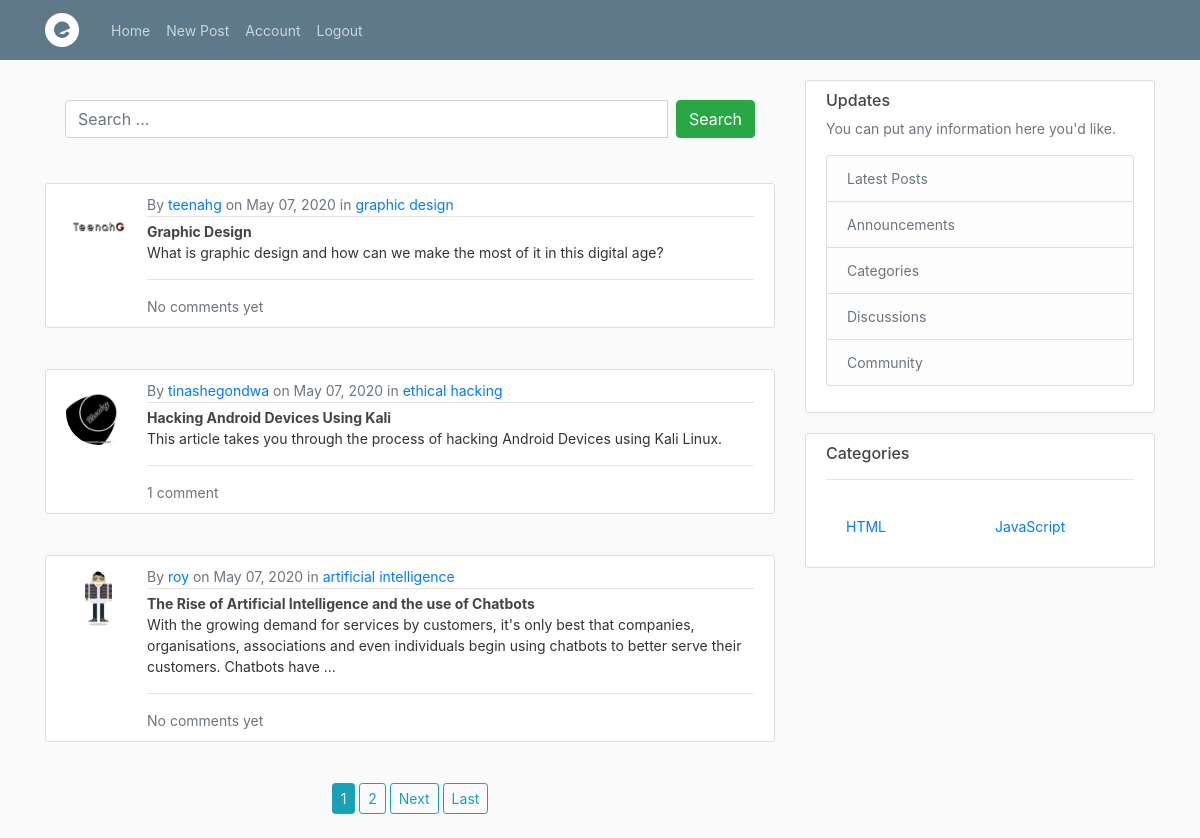
The app's page / (signed in) with its own data.
### blog/models.py (models this page shows, shortened)
class Post(models.Model):
    category = models.ForeignKey(Category, on_delete=models.CASCADE)
    title = models.CharField(max_length=100)
    slug = models.SlugField(max_length=250, unique=True)
    content = models.TextField()
    date_posted = models.DateTimeField(default=timezone.now)
    author = models.ForeignKey(User, on_delete=models.CASCADE)
    def approved_comments(self):
    	return self.comments.filter(approved_comment=True)

class Category(models.Model):
    name = models.CharField(max_length=250)
    slug = models.SlugField(max_length=250, unique=True)
    class Meta:
        ordering = ('name',)
        verbose_name = 'category'
        verbose_name_plural = 'categories'
    def get_absolute_url(self):
        return reverse('list_of_post_by_category', args = [self.slug])
    def __str__(self):
        return self.name

### users/models.py (models this page shows, shortened)
class Profile(models.Model):
    user = models.OneToOneField(User, on_delete=models.CASCADE)
    image = models.ImageField(default='default.jpg', upload_to='profile_pics')

### blog/views.py (the view)
# urls.py: path('', PostListView.as_view(), name='blog-home'),
class PostListView(ListView):
	model = Post
	template_name = 'blog/home.html'
	context_object_name = 'posts'
	ordering = ['-date_posted']
	paginate_by = 3

### blog/templates/blog/home.html (shortened to what this page needs)
{% extends "blog/base.html" %}
{% load static %}
{% block content %}
    {% if user.is_authenticated %}
    <form method="GET" action="{% url 'search' %}" class="mb-1">
          <div class="card-body">
            <div class="input-group">
              <input type="text" name="q" class="form-control" value="{{ request.GET.q }}" placeholder="Search ...">
              <span class="input-group-btn" >
                <button class="btn btn-success" type="button">Search</button>
              </span>
            </div>
          </div>
    </form>
        {% for post in posts %}
            <article class="media content-section" style="font-size: 14px">
                <img class="rounded-circle article-img" src="{{ post.author.profile.image.url }}">
                <div class="media-body">
                    <div class="article-metadata text-muted">
                        By
                        <a href="{% url 'user-posts' post.author.username %}">
                            {{ post.author }}
                        </a>
                        on {{ post.date_posted|date:"F d, Y" }} in
                            <a href="{{ post.category.get_absolute_url }}">
                                {{ post.category }}
                            </a>
                    </div>
                    <b><a class="article-title" href="{% url 'post-detail' post.id %}">{{ post.title }}</a></b>
                    <p class="article-content">{{ post.content|truncatechars:200 }}</p>
                    <hr>
                    {% if post.approved_comments.count == 1 %}
                    <a href="{% url 'post-detail' pk=post.pk %}" class="text-muted" style="text-decoration: none;">{{ post.approved_comments.count }} comment</a>
                    {% elif post.approved_comments.count > 1 %}
                    <a href="{% url 'post-detail' pk=post.pk %}" class="text-muted" style="text-decoration: none;">{{ post.approved_comments.count }} comments</a>
                    {% elif post.approved_comments.count == 0 %}
                    <a href="{% url 'post-detail' pk=post.pk %}" class="text-muted" style="text-decoration: none;">No comments yet</a>
                    {% endif %}
                </div>
            </article>
        {% endfor %}
        <center>
            {% if is_paginated %}
            {% for num in page_obj.paginator.page_range %}
                {% if page_obj.number == num %}
                    <a href="?page={{ num }}" class="btn btn-info btn-sm mb-4">{{ num }}</a>
                {% elif num > page_obj.number|add:'-3' and num < page_obj.number|add:'3' %}
                    <a href="?page={{ num }}" class="btn btn-outline-info btn-sm mb-4">{{ num }}</a>
                {% endif %}
            {% endfor %}
            {% if page_obj.has_next %}
                <a href="?page={{ page_obj.next_page_number }}" class="btn btn-outline-info btn-sm mb-4">Next</a>
                <a href="?page={{ page_obj.paginator.num_pages }}" class="btn btn-outline-info btn-sm mb-4">Last</a>
            {% endif %}
        {% endif %}
        </center>
    {% endif %}
{% endblock content %}

### blog/templates/blog/base.html (shortened to what this page needs)
{% load static %}
<!DOCTYPE html>
<html>
<head>
    <link rel="stylesheet" href="{% static 'bootstrap.min.css' %}">
    <link rel="stylesheet" href="{% static 'main.css' %}">
    <link rel="stylesheet" type="text/css" href="{% static 'main.css' %}">
</head>
<body>
    <header class="site-header" style="font-size: 14px">
      <nav class="navbar navbar-expand-md navbar-dark bg-steel fixed-top">
        <div class="container">
          <a class="navbar-brand mr-4" href="{% url 'blog-home' %}">
            <img src="{% static 'img/elearner.png' %}" alt="">
        </a>
          <div class="collapse navbar-collapse" id="navbarToggle">
            <div class="navbar-nav mr-auto">
                {% if user.is_authenticated %}
                <div class="collapse navbar-collapse main-menu-item" id="navbarSupportedContent">
                            <ul class="navbar-nav">
                                <li class="nav-item">
                                    <a class="nav-link" href="{% url 'blog-home' %}">Home</a>
                                </li>
                                <li class="nav-item">
                                    <a class="nav-link" href="{% url 'post-create' %}">New Post</a>
                                </li>
                                <li class="nav-item">
                                    <a class="nav-link" href="{% url 'profile' %}">Account</a>
                                </li>
                                <li class="nav-item">
                                  <a class="nav-link" onmouseover="blur" data-toggle="modal" data-target="#logoutModal">Logout</a>
                                </li>
                            </ul>
                        </div>
                {% else %}
                    <div class="navbar-nav">
                        <a class="nav-item nav-link" href="{% url 'login' %}">Login</a>
                        <a class="nav-item nav-link" href="{% url 'register' %}">Register</a>
                    </div>
                {% endif %}
            </div>
          </div>
        </div>
      </nav>
    </header>
    <main role="main" class="container" style="font-size: 14px">
      <div class="row">
        <div class="col-md-8">
          {% block content %}{% endblock %}
        </div>
        {% if user.is_authenticated %}
        <div class="col-md-4">
          <div class="content-section">
            <h6>Updates</h6>
            <p class='text-muted'>You can put any information here you'd like.
              <ul class="list-group text-muted">
                <li class="list-group-item list-group-item-light">
                  <a href="{% url 'blog-home' %}" class="text-muted" style="text-decoration: none;">Latest Posts</a>
              </li>
                <li class="list-group-item list-group-item-light">
                  <a href="" class="text-muted" style="text-decoration: none;">Announcements</a>
                </li>
                <li class="list-group-item list-group-item-light">
                  <a href="" class="text-muted" style="text-decoration: none;">Categories</a>
                </li>
                <li class="list-group-item list-group-item-light">
                  <a href="" class="text-muted" style="text-decoration: none;">Discussions</a>
                </li>
                <li class="list-group-item list-group-item-light">
                  <a href="" class="text-muted" style="text-decoration: none;">Community</a>
                </li>
              </ul>
            </p>
          </div>
        <div class="content-section">
          <h6>Categories</h6>
          <hr>
          <div class="card-body">
            <div class="row">
              <div class="col-lg-6">
                <ul class="list-unstyled mb-0">
                  <li>
                    <a href="#">HTML</a>
                  </li>
              </div>
              <div class="col-lg-6">
                <ul class="list-unstyled mb-0">
                  <li>
                    <a href="#">JavaScript</a>
                  </li>
                </ul>
              </div>
            </div>
          </div>
        </div>
        </div>
          {% endif %}
      </div>
    </main>
</body>
</html>

### blog/static/main.css (style rules this page uses)
body { background: #fafafa; color: #333333; margin-top: 5rem; }
h1, h2, h3, h4, h5, h6 { color: #444444; }
.bg-steel { background-color: #5f788a; }
.site-header .navbar-nav .nav-link { color: #cbd5db; }
.content-section { background: #ffffff; padding: 10px 20px; border: 1px solid #dddddd; border-radius: 3px; margin-bottom: 20px; }
.article-title { color: #444444; }
.article-content { white-space: pre-line; }
.article-img { height: 65px; width: 65px; margin-right: 16px; }
.article-metadata { padding-bottom: 1px; margin-bottom: 4px; border-bottom: 1px solid #e3e3e3 }

### records on screen
Post: author.profile.image (picture), author "teenahg", date_posted "May 07, 2020", category "graphic design", title "Graphic Design", content "What is graphic design and how can we make the most of it in this digital age?", shows "No comments yet"
Post: author.profile.image (picture), author "tinashegondwa", date_posted "May 07, 2020", category "ethical hacking", title "Hacking Android Devices Using Kali", content "This article takes you through the process of hacking Android Devices using Kali Linux.", approved_comments.count "1"
Post: author.profile.image (picture), author "roy", date_posted "May 07, 2020", category "artificial intelligence", title "The Rise of Artificial Intelligence and the use of Chatbots", content "With the growing demand for services by customers, it's only best that companies, organisations, associations and even individuals begin using chatbots to better serve their customers. Chatbots have …", shows "No comments yet"

### other values on screen
{{ num }} "1"
{{ num }} "2"
